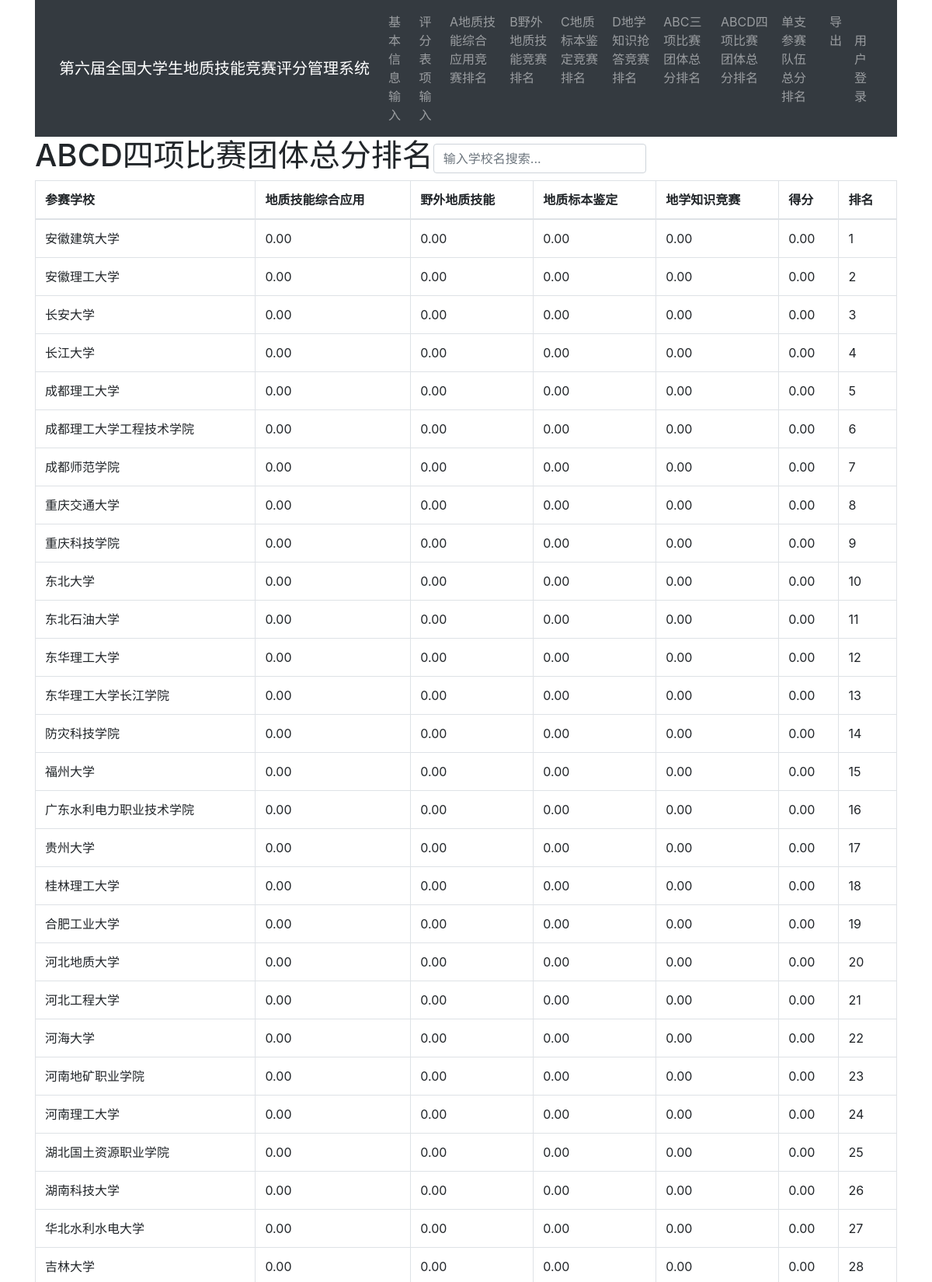
/schor (upper part), run on the app's committed database.
### flask_app.py (models this page shows)
class School(db.Model,UserMixin):
    id = db.Column(db.Integer, primary_key=True)
    name = db.Column(db.String(100))

### views.py (the view)
@app.route('/schor')
def schoolrank():
    school=School.query.all()
    schools=[]
    for sch in school:
        team_in_sch=Team.query.filter_by(schoolid=sch.id).all()
        view=View(sch.id,sch.name)
        for teams in team_in_sch:
            view.maxs1=max(view.maxs1,teams.score1)
            view.maxs2=max(view.maxs2,teams.score2)
            view.maxs3=max(view.maxs3,teams.score3)
            view.maxs4=max(view.maxs4,teams.score4)
        view.totalmax=view.maxs1+view.maxs2+view.maxs3+view.maxs4
        schools.append(view)
    schools=sorted(schools,key=lambda x:(-x.totalmax))
    return render_template('schor.html',school=schools)

### templates/schor.html (shortened to what this page needs)
{% extends 'base.html' %}
{% block content %}
<form class="form-inline">
    <label><h1>ABCD四项比赛团体总分排名</h1></label>
<input type="text" id="myInput" onkeyup="myFunction(0)" placeholder="输入学校名搜索..."  class="form-control">
</form>
<table class="table table-bordered" id="table">
    <thead>
        <th>参赛学校</th>
        <th>地质技能综合应用</th>
        <th>野外地质技能</th>
        <th>地质标本鉴定</th>
        <th>地学知识竞赛</th>
        <th>得分</th>
        <th>排名</th>
    </thead>
    <tbody>
        {% for stu in school %}
        <tr>
            <td>{{ stu.name }}</td>
            <td>{{ '%0.2f'| format(stu.maxs1|float) }}</td>
            <td>{{ '%0.2f'| format(stu.maxs2|float) }}</td>
            <td>{{ '%0.2f'| format(stu.maxs3|float) }}</td>
            <td>{{ '%0.2f'| format(stu.maxs4|float) }}</td>
            <td>{{ '%0.2f'| format(stu.totalmax|float) }}</td>
            <td>{{loop.index}}</td>
        </tr>
        {% endfor %}
    </tbody>
</table>
</div>
{% endblock %}

### static/style.css (style rules this page uses)
html { overflow-y: scroll; }
:root { overflow-y: auto; overflow-x: hidden; }
:root body { position: absolute; }
body { width: 100vw; overflow: hidden; }

### data on the page
School: name "安徽建筑大学", maxs1 "0.00", maxs2 "0.00", maxs3 "0.00", maxs4 "0.00", totalmax "0.00"
School: name "安徽理工大学", maxs1 "0.00", maxs2 "0.00", maxs3 "0.00", maxs4 "0.00", totalmax "0.00"
School: name "长安大学", maxs1 "0.00", maxs2 "0.00", maxs3 "0.00", maxs4 "0.00", totalmax "0.00"
School: name "长江大学", maxs1 "0.00", maxs2 "0.00", maxs3 "0.00", maxs4 "0.00", totalmax "0.00"
School: name "成都理工大学", maxs1 "0.00", maxs2 "0.00", maxs3 "0.00", maxs4 "0.00", totalmax "0.00"
School: name "成都理工大学工程技术学院", maxs1 "0.00", maxs2 "0.00", maxs3 "0.00", maxs4 "0.00", totalmax "0.00"
School: name "成都师范学院", maxs1 "0.00", maxs2 "0.00", maxs3 "0.00", maxs4 "0.00", totalmax "0.00"
School: name "重庆交通大学", maxs1 "0.00", maxs2 "0.00", maxs3 "0.00", maxs4 "0.00", totalmax "0.00"
School: name "重庆科技学院", maxs1 "0.00", maxs2 "0.00", maxs3 "0.00", maxs4 "0.00", totalmax "0.00"
School: name "东北大学", maxs1 "0.00", maxs2 "0.00", maxs3 "0.00", maxs4 "0.00", totalmax "0.00"
School: name "东北石油大学", maxs1 "0.00", maxs2 "0.00", maxs3 "0.00", maxs4 "0.00", totalmax "0.00"
School: name "东华理工大学", maxs1 "0.00", maxs2 "0.00", maxs3 "0.00", maxs4 "0.00", totalmax "0.00"
School: name "东华理工大学长江学院", maxs1 "0.00", maxs2 "0.00", maxs3 "0.00", maxs4 "0.00", totalmax "0.00"
School: name "防灾科技学院", maxs1 "0.00", maxs2 "0.00", maxs3 "0.00", maxs4 "0.00", totalmax "0.00"
School: name "福州大学", maxs1 "0.00", maxs2 "0.00", maxs3 "0.00", maxs4 "0.00", totalmax "0.00"
School: name "广东水利电力职业技术学院", maxs1 "0.00", maxs2 "0.00", maxs3 "0.00", maxs4 "0.00", totalmax "0.00"
School: name "贵州大学", maxs1 "0.00", maxs2 "0.00", maxs3 "0.00", maxs4 "0.00", totalmax "0.00"
School: name "桂林理工大学", maxs1 "0.00", maxs2 "0.00", maxs3 "0.00", maxs4 "0.00", totalmax "0.00"
School: name "合肥工业大学", maxs1 "0.00", maxs2 "0.00", maxs3 "0.00", maxs4 "0.00", totalmax "0.00"
School: name "河北地质大学", maxs1 "0.00", maxs2 "0.00", maxs3 "0.00", maxs4 "0.00", totalmax "0.00"
School: name "河北工程大学", maxs1 "0.00", maxs2 "0.00", maxs3 "0.00", maxs4 "0.00", totalmax "0.00"
School: name "河海大学", maxs1 "0.00", maxs2 "0.00", maxs3 "0.00", maxs4 "0.00", totalmax "0.00"
School: name "河南地矿职业学院", maxs1 "0.00", maxs2 "0.00", maxs3 "0.00", maxs4 "0.00", totalmax "0.00"
School: name "河南理工大学", maxs1 "0.00", maxs2 "0.00", maxs3 "0.00", maxs4 "0.00", totalmax "0.00"
School: name "湖北国土资源职业学院", maxs1 "0.00", maxs2 "0.00", maxs3 "0.00", maxs4 "0.00", totalmax "0.00"
School: name "湖南科技大学", maxs1 "0.00", maxs2 "0.00", maxs3 "0.00", maxs4 "0.00", totalmax "0.00"
School: name "华北水利水电大学", maxs1 "0.00", maxs2 "0.00", maxs3 "0.00", maxs4 "0.00", totalmax "0.00"
School: name "吉林大学", maxs1 "0.00", maxs2 "0.00", maxs3 "0.00", maxs4 "0.00", totalmax "0.00"
